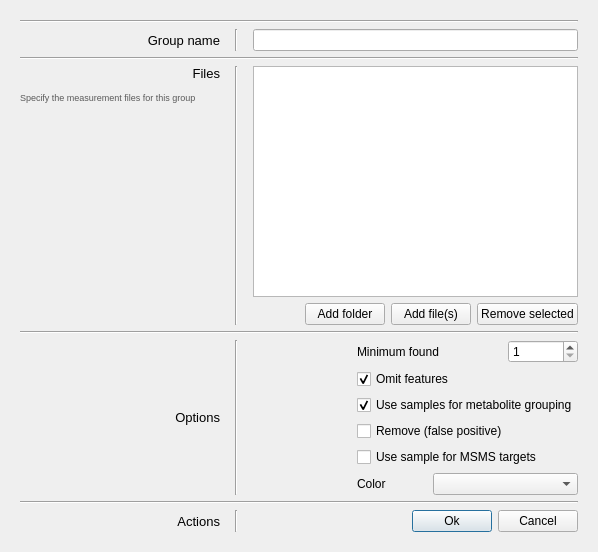
<?xml version="1.0" encoding="UTF-8"?>
<ui version="4.0">
 <class>GroupEditor</class>
 <widget class="QDialog" name="GroupEditor">
  <property name="geometry">
   <rect>
    <x>0</x>
    <y>0</y>
    <width>598</width>
    <height>552</height>
   </rect>
  </property>
  <property name="windowTitle">
   <string>Dialog</string>
  </property>
  <property name="styleSheet">
   <string notr="true"/>
  </property>
  <layout class="QGridLayout" name="gridLayout">
   <item row="0" column="0" colspan="3">
    <layout class="QGridLayout" name="gridLayout_2">
     <property name="margin">
      <number>9</number>
     </property>
     <item row="7" column="0">
      <layout class="QVBoxLayout" name="verticalLayout_2">
       <item>
        <widget class="QLabel" name="label_3">
         <property name="styleSheet">
          <string notr="true">font: 10pt;</string>
         </property>
         <property name="text">
          <string>Options</string>
         </property>
         <property name="alignment">
          <set>Qt::AlignRight|Qt::AlignTrailing|Qt::AlignVCenter</set>
         </property>
        </widget>
       </item>
       <item>
        <spacer name="verticalSpacer_2">
         <property name="orientation">
          <enum>Qt::Vertical</enum>
         </property>
         <property name="sizeType">
          <enum>QSizePolicy::Minimum</enum>
         </property>
         <property name="sizeHint" stdset="0">
          <size>
           <width>0</width>
           <height>0</height>
          </size>
         </property>
        </spacer>
       </item>
      </layout>
     </item>
     <item row="2" column="0" colspan="5">
      <widget class="Line" name="line_2">
       <property name="orientation">
        <enum>Qt::Horizontal</enum>
       </property>
      </widget>
     </item>
     <item row="1" column="3">
      <spacer name="horizontalSpacer_6">
       <property name="orientation">
        <enum>Qt::Horizontal</enum>
       </property>
       <property name="sizeType">
        <enum>QSizePolicy::Fixed</enum>
       </property>
       <property name="sizeHint" stdset="0">
        <size>
         <width>3</width>
         <height>0</height>
        </size>
       </property>
      </spacer>
     </item>
     <item row="1" column="2">
      <widget class="Line" name="line_3">
       <property name="orientation">
        <enum>Qt::Vertical</enum>
       </property>
      </widget>
     </item>
     <item row="1" column="1">
      <spacer name="horizontalSpacer_5">
       <property name="orientation">
        <enum>Qt::Horizontal</enum>
       </property>
       <property name="sizeType">
        <enum>QSizePolicy::Fixed</enum>
       </property>
       <property name="sizeHint" stdset="0">
        <size>
         <width>3</width>
         <height>0</height>
        </size>
       </property>
      </spacer>
     </item>
     <item row="1" column="4">
      <widget class="QLineEdit" name="groupName">
       <property name="acceptDrops">
        <bool>false</bool>
       </property>
       <property name="placeholderText">
        <string/>
       </property>
      </widget>
     </item>
     <item row="9" column="4">
      <layout class="QHBoxLayout" name="horizontalLayout_2">
       <item>
        <spacer name="horizontalSpacer_2">
         <property name="orientation">
          <enum>Qt::Horizontal</enum>
         </property>
         <property name="sizeHint" stdset="0">
          <size>
           <width>40</width>
           <height>20</height>
          </size>
         </property>
        </spacer>
       </item>
       <item>
        <widget class="QPushButton" name="dialogFinished">
         <property name="text">
          <string>Ok</string>
         </property>
        </widget>
       </item>
       <item>
        <widget class="QPushButton" name="dialogCanceled">
         <property name="text">
          <string>Cancel</string>
         </property>
        </widget>
       </item>
      </layout>
     </item>
     <item row="0" column="0" colspan="5">
      <widget class="Line" name="line">
       <property name="orientation">
        <enum>Qt::Horizontal</enum>
       </property>
      </widget>
     </item>
     <item row="4" column="0" rowspan="2">
      <layout class="QVBoxLayout" name="verticalLayout">
       <item>
        <widget class="QLabel" name="label_2">
         <property name="styleSheet">
          <string notr="true">font: 10pt;</string>
         </property>
         <property name="text">
          <string>Files</string>
         </property>
         <property name="alignment">
          <set>Qt::AlignRight|Qt::AlignTrailing|Qt::AlignVCenter</set>
         </property>
        </widget>
       </item>
       <item>
        <spacer name="verticalSpacer_5">
         <property name="orientation">
          <enum>Qt::Vertical</enum>
         </property>
         <property name="sizeType">
          <enum>QSizePolicy::Fixed</enum>
         </property>
         <property name="sizeHint" stdset="0">
          <size>
           <width>0</width>
           <height>5</height>
          </size>
         </property>
        </spacer>
       </item>
       <item>
        <widget class="QLabel" name="label_6">
         <property name="styleSheet">
          <string notr="true">color: rgb(90, 90, 90);
font: 7pt;</string>
         </property>
         <property name="text">
          <string>&lt;html&gt;&lt;head/&gt;&lt;body&gt;&lt;p&gt;Specify the measurement files for this group&lt;/p&gt;&lt;/body&gt;&lt;/html&gt;</string>
         </property>
         <property name="alignment">
          <set>Qt::AlignJustify|Qt::AlignVCenter</set>
         </property>
        </widget>
       </item>
       <item>
        <spacer name="verticalSpacer">
         <property name="orientation">
          <enum>Qt::Vertical</enum>
         </property>
         <property name="sizeHint" stdset="0">
          <size>
           <width>200</width>
           <height>40</height>
          </size>
         </property>
        </spacer>
       </item>
      </layout>
     </item>
     <item row="4" column="4">
      <widget class="QListWidget" name="groupFiles">
       <property name="selectionMode">
        <enum>QAbstractItemView::MultiSelection</enum>
       </property>
      </widget>
     </item>
     <item row="5" column="4">
      <layout class="QHBoxLayout" name="horizontalLayout">
       <item>
        <spacer name="horizontalSpacer">
         <property name="orientation">
          <enum>Qt::Horizontal</enum>
         </property>
         <property name="sizeHint" stdset="0">
          <size>
           <width>40</width>
           <height>20</height>
          </size>
         </property>
        </spacer>
       </item>
       <item>
        <widget class="QPushButton" name="addFolder">
         <property name="text">
          <string>Add folder</string>
         </property>
        </widget>
       </item>
       <item>
        <widget class="QPushButton" name="addFiles">
         <property name="text">
          <string>Add file(s)</string>
         </property>
        </widget>
       </item>
       <item>
        <widget class="QPushButton" name="removeSelected">
         <property name="text">
          <string>Remove selected</string>
         </property>
        </widget>
       </item>
      </layout>
     </item>
     <item row="6" column="0" colspan="5">
      <widget class="Line" name="line_5">
       <property name="orientation">
        <enum>Qt::Horizontal</enum>
       </property>
      </widget>
     </item>
     <item row="8" column="0" colspan="5">
      <widget class="Line" name="line_6">
       <property name="orientation">
        <enum>Qt::Horizontal</enum>
       </property>
      </widget>
     </item>
     <item row="9" column="0">
      <layout class="QVBoxLayout" name="verticalLayout_3">
       <item>
        <widget class="QLabel" name="label_5">
         <property name="styleSheet">
          <string notr="true">font: 10pt;</string>
         </property>
         <property name="text">
          <string>Actions</string>
         </property>
         <property name="alignment">
          <set>Qt::AlignRight|Qt::AlignTrailing|Qt::AlignVCenter</set>
         </property>
        </widget>
       </item>
       <item>
        <spacer name="verticalSpacer_4">
         <property name="orientation">
          <enum>Qt::Vertical</enum>
         </property>
         <property name="sizeType">
          <enum>QSizePolicy::Minimum</enum>
         </property>
         <property name="sizeHint" stdset="0">
          <size>
           <width>0</width>
           <height>0</height>
          </size>
         </property>
        </spacer>
       </item>
      </layout>
     </item>
     <item row="1" column="0">
      <layout class="QVBoxLayout" name="verticalLayout_4">
       <item>
        <widget class="QLabel" name="label">
         <property name="styleSheet">
          <string notr="true">font: 10pt;</string>
         </property>
         <property name="text">
          <string>Group name</string>
         </property>
         <property name="alignment">
          <set>Qt::AlignRight|Qt::AlignTrailing|Qt::AlignVCenter</set>
         </property>
        </widget>
       </item>
       <item>
        <spacer name="verticalSpacer_3">
         <property name="orientation">
          <enum>Qt::Vertical</enum>
         </property>
         <property name="sizeType">
          <enum>QSizePolicy::Minimum</enum>
         </property>
         <property name="sizeHint" stdset="0">
          <size>
           <width>0</width>
           <height>0</height>
          </size>
         </property>
        </spacer>
       </item>
      </layout>
     </item>
     <item row="4" column="2" rowspan="2">
      <widget class="Line" name="line_4">
       <property name="orientation">
        <enum>Qt::Vertical</enum>
       </property>
      </widget>
     </item>
     <item row="7" column="2">
      <widget class="Line" name="line_7">
       <property name="orientation">
        <enum>Qt::Vertical</enum>
       </property>
      </widget>
     </item>
     <item row="9" column="2">
      <widget class="Line" name="line_8">
       <property name="orientation">
        <enum>Qt::Vertical</enum>
       </property>
      </widget>
     </item>
     <item row="7" column="4">
      <layout class="QGridLayout" name="gridLayout_3">
       <item row="0" column="0">
        <spacer name="horizontalSpacer_3">
         <property name="orientation">
          <enum>Qt::Horizontal</enum>
         </property>
         <property name="sizeHint" stdset="0">
          <size>
           <width>40</width>
           <height>20</height>
          </size>
         </property>
        </spacer>
       </item>
       <item row="0" column="3">
        <widget class="QSpinBox" name="groupMinimumFound">
         <property name="minimum">
          <number>1</number>
         </property>
         <property name="maximum">
          <number>999</number>
         </property>
         <property name="value">
          <number>1</number>
         </property>
        </widget>
       </item>
       <item row="5" column="2" colspan="2">
        <widget class="QComboBox" name="colorsComboBox"/>
       </item>
       <item row="5" column="1">
        <widget class="QLabel" name="label_7">
         <property name="text">
          <string>Color</string>
         </property>
        </widget>
       </item>
       <item row="0" column="1" colspan="2">
        <widget class="QLabel" name="label_4">
         <property name="text">
          <string>Minimum found </string>
         </property>
        </widget>
       </item>
       <item row="1" column="1" colspan="3">
        <widget class="QCheckBox" name="omitFeatures">
         <property name="toolTip">
          <string>&lt;html&gt;&lt;head/&gt;&lt;body&gt;&lt;p&gt;Feature pairs found in all groups less than &amp;quot;Min found&amp;quot; times are removed from the dataset. &lt;/p&gt;&lt;p&gt;The omit option should only be used for groups with native and labeled material and not for blanks. &lt;/p&gt;&lt;p&gt;If no groups uses the omit option, all features will remain in the dataset&lt;/p&gt;&lt;/body&gt;&lt;/html&gt;</string>
         </property>
         <property name="text">
          <string>Omit features</string>
         </property>
         <property name="checked">
          <bool>true</bool>
         </property>
        </widget>
       </item>
       <item row="2" column="1" colspan="3">
        <widget class="QCheckBox" name="useForMetaboliteGrouping">
         <property name="text">
          <string>Use samples for metabolite grouping</string>
         </property>
         <property name="checked">
          <bool>true</bool>
         </property>
        </widget>
       </item>
       <item row="3" column="1" colspan="3">
        <widget class="QCheckBox" name="removeAsFalsePositive">
         <property name="text">
          <string>Remove (false positive)</string>
         </property>
        </widget>
       </item>
       <item row="4" column="1" colspan="3">
        <widget class="QCheckBox" name="useAsMSMSTarget">
         <property name="text">
          <string>Use sample for MSMS targets</string>
         </property>
        </widget>
       </item>
      </layout>
     </item>
    </layout>
   </item>
  </layout>
 </widget>
 <tabstops>
  <tabstop>groupName</tabstop>
  <tabstop>addFiles</tabstop>
  <tabstop>groupMinimumFound</tabstop>
  <tabstop>omitFeatures</tabstop>
  <tabstop>useForMetaboliteGrouping</tabstop>
  <tabstop>removeAsFalsePositive</tabstop>
  <tabstop>colorsComboBox</tabstop>
  <tabstop>dialogFinished</tabstop>
  <tabstop>dialogCanceled</tabstop>
  <tabstop>addFolder</tabstop>
  <tabstop>removeSelected</tabstop>
  <tabstop>groupFiles</tabstop>
 </tabstops>
 <resources/>
 <connections/>
</ui>
